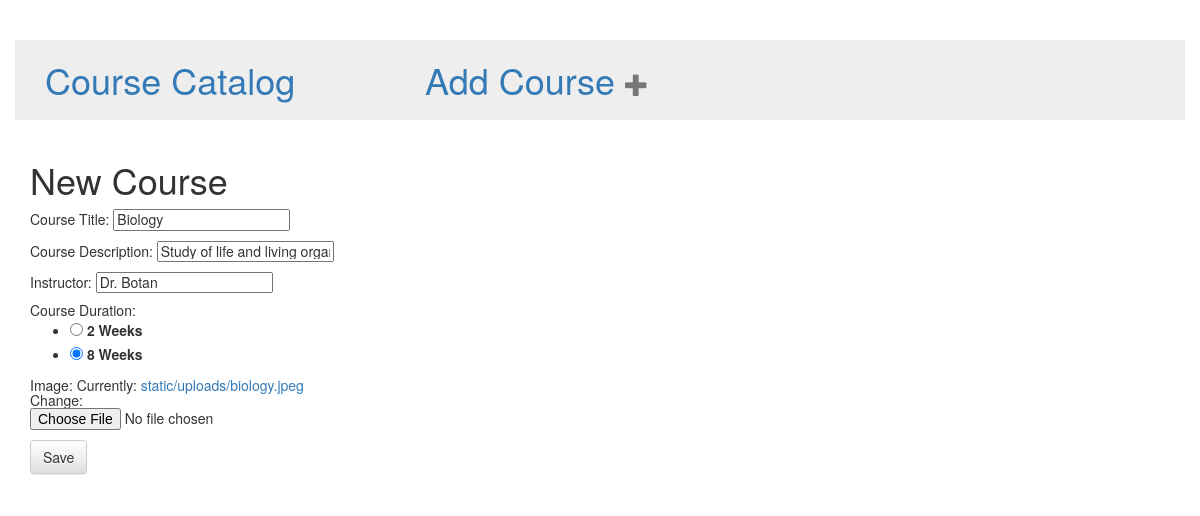
Before: /11/edit/ with the older database file.
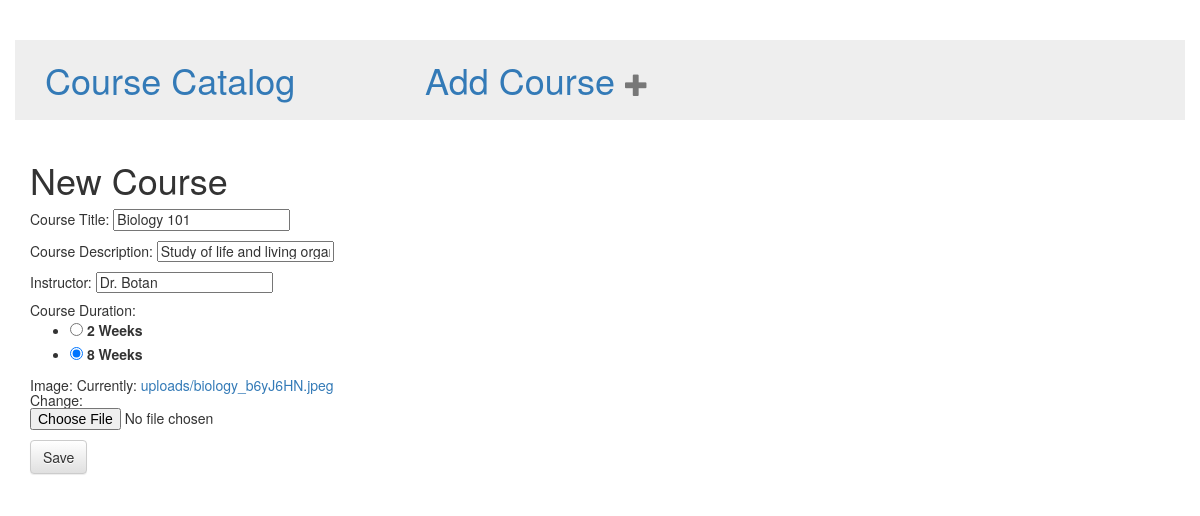
After: the same page with the newer database file.
### main/models.py (models this page shows)
class Course(models.Model):
    title = models.CharField(max_length = 200)
    description = models.CharField(max_length = 300)
    instructor = models.CharField(max_length = 100)
    course_length = models.CharField(max_length=30, choices=DURATION, default=DURATION[0][0])
    art = models.ImageField(upload_to='uploads/')

### main/views.py (the view)
# urls.py: url(r'^(?P<pk>[0-9]+)/edit/$', views.course_edit, name='course_edit'),
def course_edit(request, pk):
    post = get_object_or_404(Course, pk=pk)
    if request.method == "POST":
        form = CourseForm(request.POST, instance=post)
        if form.is_valid():
            course = form.save(commit=False)
            course.save()
            return redirect('course_detail', pk=course.pk)
    else:
        form = CourseForm(instance=post)
    return render(request, 'main/course_edit.html', {'form': form})

### main/forms.py
class CourseForm(forms.ModelForm):
    class Meta:
        model = Course
        fields = ['title', 'description', 'instructor', 'course_length', 'art']
        widgets = { 'course_length': forms.RadioSelect, }

### main/templates/main/course_edit.html (shortened to what this page needs)
{% extends 'main/base.html' %}
{% block content %}
  <h1>New Course</h1>
  <form method="POST" class="post-form"  enctype="multipart/form-data">{% csrf_token %}
    <h5>Course Title: {{ form.title }}</h5>
    <h5>Course Description: {{ form.description }}</h5>
    <h5>Instructor: {{ form.instructor }}</h5>
    <h5>Course Duration: {{ form.course_length }}</h5>
    <h5>Image: {{ form.art }}</h5>
    <button type="submit" class="save btn btn-default">Save</button>
  </form>
{% endblock %}

Changed rows visible on the page:
changed Course "Study of life and living organisms": title "Biology" → "Biology 101"
Other visible differences:
text no longer shown: "Currently: static/uploads/biology.jpeg Change:"
text now shown: "Currently: uploads/biology_b6yJ6HN.jpeg Change:"
